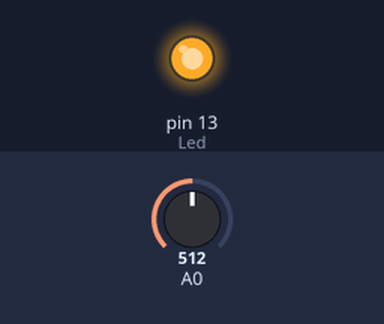
Recording of a sketch running on a simulated Arduino Uno, built with avr-gcc and run on an emulated ATmega328P. Parts: output pins drawn as LEDs (lit = HIGH). Inputs (shaded band) come from the test bench; at power-on: A0 = 512.

Above: at 1.2 s.
1.3 s: A0 set to 315
2.8 s: A0 set to 287
At 3.3 s:
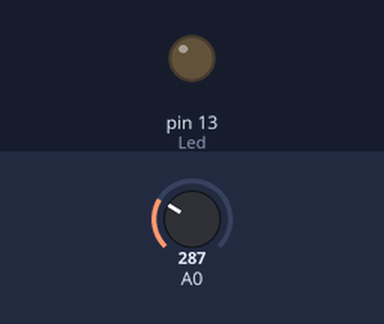
4.3 s: A0 set to 306
At 5.5 s:
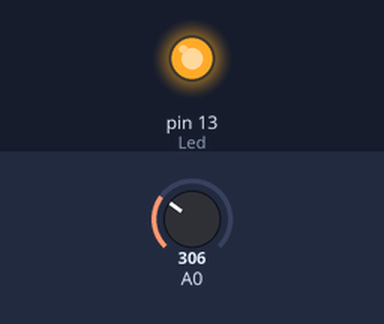
5.8 s: A0 set to 290
At 6.8 s:
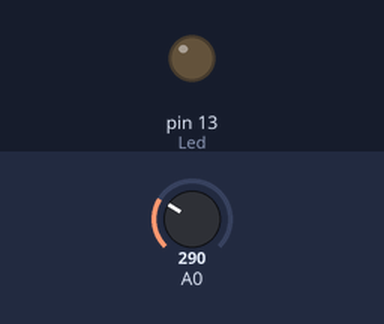
Timing chart, 0 to 8.3 s (numbered marks = the images above; inputs shaded):
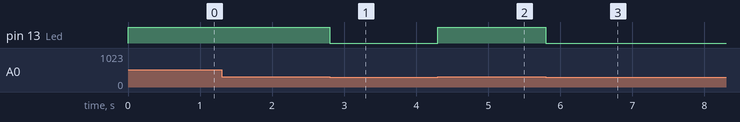

Measured:
- the behaviour switches between 301 and 300 on A0 (found by bisection; images 0 and 1)
- after the input at 1.3 s, every drawn part: stays the same
- after the input at 2.8 s, pin 13 (Led): HIGH → LOW at once
- after the input at 4.3 s, pin 13 (Led): LOW → HIGH at once
- after the input at 5.8 s, pin 13 (Led): HIGH → LOW at once

The sketch:

LDR.ino
```cpp
int Led=13;
int LDR=0;

void setup() {
pinMode(Led,OUTPUT);
Serial.begin(9600);
}

void loop() {

// Serial.println(LDR);
luces();

}


void luces(){
  LDR=analogRead(A0);
if(LDR>300){
digitalWrite(Led,HIGH);}
else{digitalWrite(Led,LOW);}
}
```
